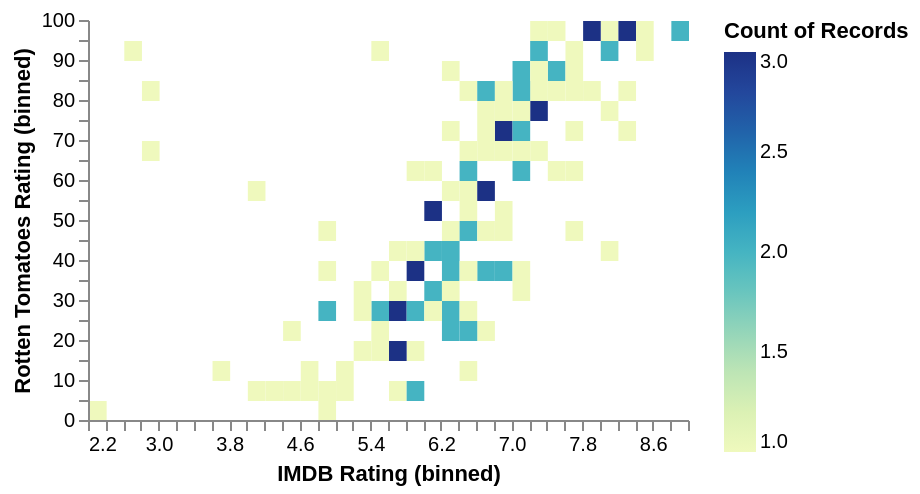

Source (Vega-Lite JSON):
### Vega-Lite specification from a JSON file in a GitHub repository (floating-point values rounded to 4 significant figures; data arrays with more than 128 entries replaced by an {"elided": "..."} marker saying what was removed)
{"$schema": "https://vega.github.io/schema/vega-lite/v6.json", "data": {"values": {"elided": "200 records"}}, "transform": [{"filter": {"and": [{"field": "IMDB Rating", "valid": true}, {"field": "Rotten Tomatoes Rating", "valid": true}]}}], "mark": "rect", "width": 300, "height": 200, "encoding": {"x": {"bin": {"maxbins": 60}, "field": "IMDB Rating", "type": "quantitative"}, "y": {"bin": {"maxbins": 40}, "field": "Rotten Tomatoes Rating", "type": "quantitative"}, "color": {"aggregate": "count", "type": "quantitative"}}, "config": {"view": {"stroke": "transparent"}}}
